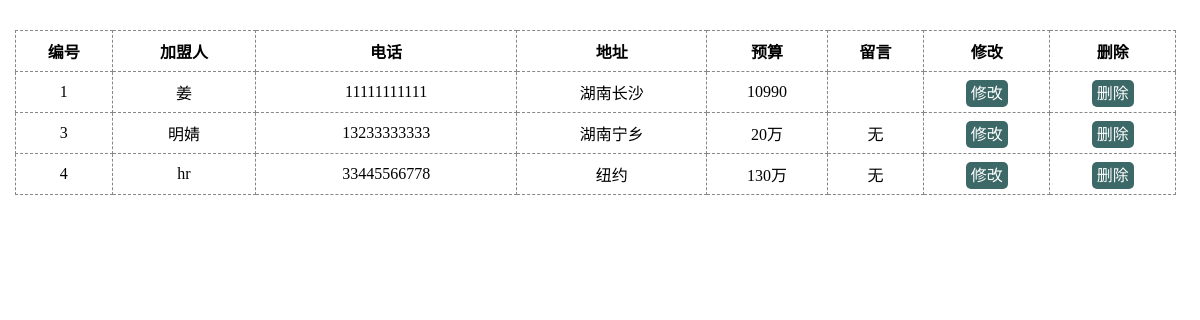
The app's page /后台界面/ally/index.php (signed in), older data.
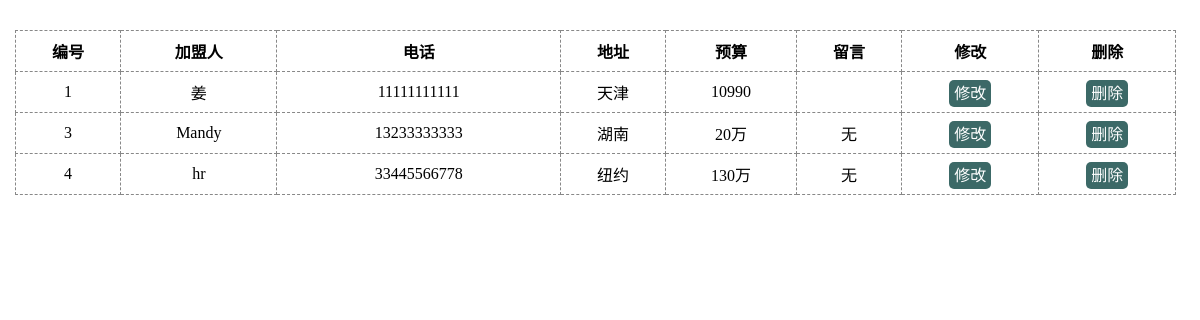
The same page, newer data.
### tables this page shows
CREATE TABLE IF NOT EXISTS `ally` (
  `id` int(11) NOT NULL AUTO_INCREMENT,
  `name` varchar(30) NOT NULL COMMENT '姓名',
  `tell` bigint(80) NOT NULL COMMENT '电话',
  `address` varchar(50) NOT NULL COMMENT '地址',
  `budget` varchar(30) NOT NULL COMMENT '预算',
  `content` varchar(200) DEFAULT NULL COMMENT '留言',
  PRIMARY KEY (`id`)
);

### 后台界面/ally/index.php (the view, shortened to what this page needs)
<?php
include '../../public/common/config.php';
$sql = "SELECT * FROM ally";
$rst = mysqli_query($conn, $sql);
?>
<!doctype html>
<html lang="en">
<head>
	<link rel="stylesheet" href="../public/css/index.css">
</head>
<body>
	<div class="main">
		<table>
			<tr>
				<th>编号</th>
				<th>加盟人</th>
				<th>电话</th>
				<th>地址</th>
				<th>预算</th>
				<th>留言</th>
				<th>修改</th>
				<th>删除</th>
			</tr>
			<?php
				while($row=mysqli_fetch_assoc($rst)){
					echo "<tr>";
					echo "<td>{$row['id']}</td>";
					echo "<td>{$row['name']}</td>";
					echo "<td>{$row['tell']}</td>";
					echo "<td>{$row['address']}</td>";
					echo "<td>{$row['budget']}</td>";
					echo "<td>{$row['content']}</td>";
					echo "<td><a href='edit.php?id={$row['id']}'>修改</a></td>";
					echo "<td><a href='delete.php?id={$row['id']}'>删除</a></td>";
					echo "</tr>";
				}
			?>
		</table>
	</div>
</body>
</html>

### 后台界面/public/css/index.css (style rules this page uses)
* { margin:0px; padding:0px; font-family: 微软雅黑; }
a { text-decoration: none; background: rgb(60, 105, 103); color:#fff; border-radius:5px; padding:5px; }
.main { padding-left:15px; padding-top:30px; }
.main table { width:98%; border:1px dashed #888; border-collapse:collapse; }
.main td,.main th { border:1px dashed #888; text-align: center; height:40px; }

### 后台界面/ally/index.php (style rules this page uses)
a { text-decoration: none; background: rgb(60, 105, 103); color:#fff; border-radius:5px; padding:5px; }

Row changes from the older to the newer data that the page shows:
changed ally id 1: address "湖南长沙" → "天津"
changed ally id 3: name "明婧" → "Mandy"; address "湖南宁乡" → "湖南"
